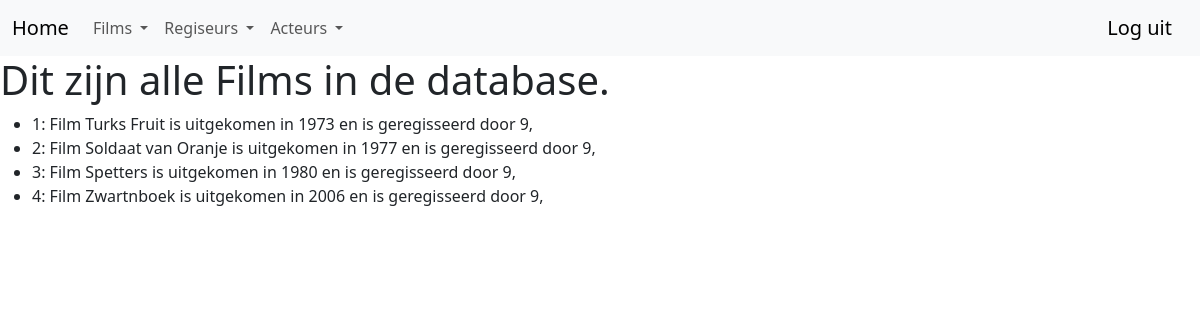
The page /listfilms (signed in) on the database its author committed.
### myproject/models.py (models this page shows, shortened)
class Film(db.Model):
    __tablename__ = 'film'
    id = db.Column(db.Integer,primary_key=True,autoincrement=True)
    titel = db.Column(db.Text)
    jaartal = db.Column(db.Integer)
    regisseur_id = db.Column(db.Integer)
    youtube = db.Column(db.Text)
    synopsis = db.column(db.Text)
    def __repr__(self):
        return f"{self.id}: Film {self.titel} is uitgekomen in {self.jaartal} en is geregisseerd door {self.regisseur_id},"

### app.py (the view)
@app.route('/listfilms')
def list_films():
    films = Film.query.all()
    return render_template('listfilms.html', films = films)

### myproject/models.py (called while the page is built)
@login_manager.user_loader
def load_user(user_id):
    return User.query.get(user_id)

### myproject/templates/listfilms.html
{% extends "base.html" %}
{% block content %}
<div class="jumbotron">
  <h1>Dit zijn alle Films in de database.</h1>
  <ul>
    {% for film in films  %}
    <li>{{film}}</li>
    {% endfor %}
  </ul>
</div>
{% endblock %}

### rows shown on the page
Film: id+titel+jaartal "1: Film Turks Fruit is uitgekomen in 1973 en is geregisseerd door 9,"
Film: id+titel+jaartal "2: Film Soldaat van Oranje is uitgekomen in 1977 en is geregisseerd door 9,"
Film: id+titel+jaartal "3: Film Spetters is uitgekomen in 1980 en is geregisseerd door 9,"
Film: id+titel+jaartal "4: Film Zwartnboek is uitgekomen in 2006 en is geregisseerd door 9,"
